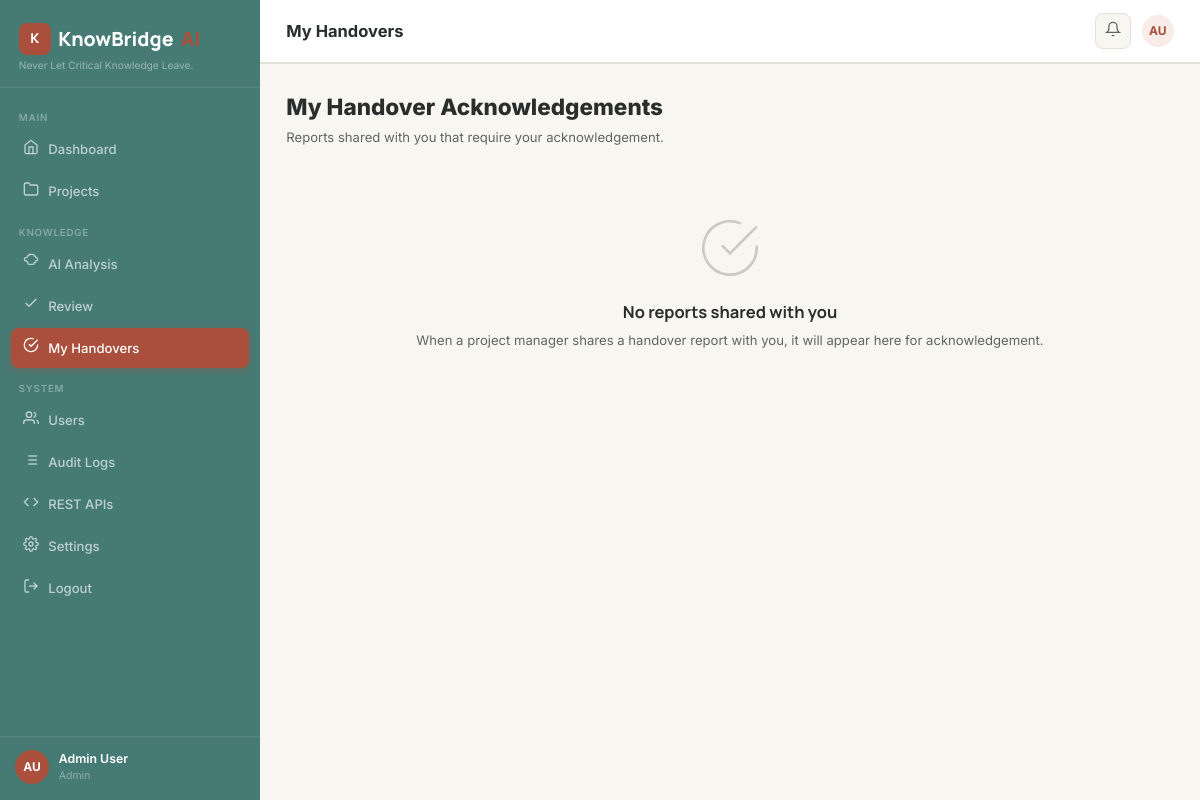
Screenshot of /my-acknowledgements (signed in) with the database file from the repository.
### app.py (models this page shows, shortened)
class User(UserMixin, db.Model):
    __tablename__ = 'users'
    id = db.Column(db.Integer, primary_key=True)
    name = db.Column(db.String(120), nullable=False)
    email = db.Column(db.String(255), unique=True, nullable=False)
    password_hash = db.Column(db.String(255), nullable=False)
    role = db.Column(db.String(30), default='team_member')  # admin / project_manager / team_member
    is_active = db.Column(db.Boolean, default=True)
    created_at = db.Column(db.DateTime, default=lambda: datetime.now(timezone.utc))
    avatar_initials = db.Column(db.String(4))
    projects_owned = db.relationship('Project', back_populates='owner', foreign_keys='Project.owner_id')
    memberships = db.relationship('ProjectMember', back_populates='user')
    documents = db.relationship('Document', back_populates='uploader')
    reviews = db.relationship('Review', back_populates='reviewer')
    audit_logs = db.relationship('AuditLog', back_populates='user')
    def is_admin(self): return self.role == 'admin'
    def get_initials(self):
        parts = self.name.strip().split()
        return (''.join(p[0].upper() for p in parts[:2])) if parts else 'U'

### app.py (the view)
@app.route('/my-acknowledgements')
@login_required
def my_acknowledgements():
    acks = Acknowledgement.query.filter_by(recipient_id=current_user.id).order_by(Acknowledgement.sent_at.desc()).all()
    return render_template('acknowledgements.html', acks=acks)

### app.py (called while the page is built)
@login_manager.user_loader
def load_user(uid): return db.session.get(User, int(uid))

@app.context_processor
def inject_globals():
    unread = 0
    if current_user.is_authenticated:
        unread = Notification.query.filter_by(user_id=current_user.id, is_read=False).count()
    return {'unread_notifications': unread, 'now': datetime.now(timezone.utc)}

### templates/acknowledgements.html (shortened to what this page needs)
{% extends 'base.html' %}
{% block topbar_title %}My Handovers{% endblock %}
{% block content %}
<div class="page-header">
  <div>
    <div class="page-title">My Handover Acknowledgements</div>
    <div class="page-subtitle">Reports shared with you that require your acknowledgement.</div>
  </div>
</div>
{% if acks %}
<div class="card">
  <div class="card-header"><span class="card-title">Shared Reports ({{ acks|length }})</span></div>
  <div class="table-wrap">
    <table class="kb-table" id="main-table">
      <thead><tr><th>Report</th><th>Project</th><th>Shared</th><th>Status</th><th>Actions</th></tr></thead>
      <tbody>
        {% for ack in acks %}
        <tr>
          <td data-label="Report"><strong>{{ ack.report.title if ack.report else 'Unknown' }}</strong></td>
          <td data-label="Project">{{ ack.report.project.name if ack.report and ack.report.project else 'Unknown' }}</td>
          <td data-label="Shared">{{ ack.sent_at.strftime('%d %b %Y') }}</td>
          <td data-label="Status">
            {% if ack.status == 'acknowledged' %}
            <span class="badge badge-success">✅ Acknowledged {{ ack.acknowledged_at.strftime('%d %b') if ack.acknowledged_at else '' }}</span>
            {% else %}
            <span class="badge badge-warning">⏳ Pending</span>
            {% endif %}
          </td>
          <td data-label="Actions">
            <div style="display:flex;gap:.4rem;">
              <a href="{{ url_for('view_report', rid=ack.report_id) }}" class="btn btn-outline btn-sm"><span data-icon="eye"></span> View</a>
              {% if ack.status == 'pending' %}
              <form method="POST" action="{{ url_for('confirm_acknowledgement', aid=ack.id) }}" style="margin:0;">
                <input type="hidden" name="csrf_token" value="{{ csrf_token() }}">
                <button type="submit" class="btn btn-success btn-sm">✓ Acknowledge</button>
              </form>
              {% endif %}
            </div>
          </td>
        </tr>
        {% endfor %}
      </tbody>
    </table>
  </div>
</div>
{% else %}
<div class="empty-state">
  <svg xmlns="http://www.w3.org/2000/svg" width="64" height="64" fill="none" viewBox="0 0 24 24" stroke="currentColor"><path d="M22 11.08V12a10 10 0 11-5.93-9.14"/><polyline points="22 4 12 14.01 9 11.01"/></svg>
  <h3>No reports shared with you</h3>
  <p>When a project manager shares a handover report with you, it will appear here for acknowledgement.</p>
</div>
{% endif %}
{% endblock %}

### templates/base.html (shortened to what this page needs)
<!DOCTYPE html>
<html lang="en">
<head>
<link rel="stylesheet" href="{{ url_for('static', filename='css/style.css') }}">
</head>
<body>
{% block body %}
<div class="app-wrapper">
  <aside class="sidebar" id="sidebar">
    <div class="sidebar-brand">
      <div class="brand-name">
        <div class="brand-icon">K</div>
        KnowBridge<span style="color:var(--primary);">AI</span>
      </div>
      <div class="tagline">Never Let Critical Knowledge Leave.</div>
    </div>
    <nav class="sidebar-nav">
      <span class="nav-section-label">Main</span>
      <ul style="list-style:none;padding:0;margin:0;">
        <li class="nav-item">
          <a href="{{ url_for('dashboard') }}" class="nav-link {% if request.endpoint=='dashboard' %}active{% endif %}">
            <span class="nav-icon" data-icon="home"></span> Dashboard
          </a>
        </li>
        <li class="nav-item">
          <a href="{{ url_for('projects') }}" class="nav-link {% if 'project' in (request.endpoint or '') %}active{% endif %}">
            <span class="nav-icon" data-icon="folder"></span> Projects
          </a>
        </li>
      </ul>
      <span class="nav-section-label">Knowledge</span>
      <ul style="list-style:none;padding:0;margin:0;">
        <li class="nav-item">
          <a href="#" onclick="ToastManager.show('Select a project first, then access AI Summary.','info');return false;" class="nav-link">
            <span class="nav-icon" data-icon="brain"></span> AI Analysis
          </a>
        </li>
        <li class="nav-item">
          <a href="#" onclick="ToastManager.show('Select a project to review items.','info');return false;" class="nav-link">
            <span class="nav-icon" data-icon="check"></span> Review
          </a>
        </li>
        <li class="nav-item">
          <a href="{{ url_for('my_acknowledgements') }}" class="nav-link {% if request.endpoint=='my_acknowledgements' %}active{% endif %}">
            <span class="nav-icon" data-icon="ack"></span> My Handovers
          </a>
        </li>
      </ul>
      <span class="nav-section-label">System</span>
      <ul style="list-style:none;padding:0;margin:0;">
        {% if current_user.is_authenticated and current_user.is_admin() %}
        <li class="nav-item">
          <a href="{{ url_for('users_page') }}" class="nav-link {% if request.endpoint=='users_page' %}active{% endif %}">
            <span class="nav-icon" data-icon="users"></span> Users
          </a>
        </li>
        <li class="nav-item">
          <a href="{{ url_for('audit_logs') }}" class="nav-link {% if request.endpoint=='audit_logs' %}active{% endif %}">
            <span class="nav-icon" data-icon="log"></span> Audit Logs
          </a>
        </li>
        {% endif %}
        {% if current_user.is_authenticated %}
        <li class="nav-item">
          <a href="{{ url_for('api_docs_page') }}" class="nav-link {% if request.endpoint=='api_docs_page' %}active{% endif %}">
            <span class="nav-icon" data-icon="code"></span> REST APIs
          </a>
        </li>
        <li class="nav-item">
          <a href="{{ url_for('settings') }}" class="nav-link {% if request.endpoint=='settings' %}active{% endif %}">
            <span class="nav-icon" data-icon="settings"></span> Settings
          </a>
        </li>
        <li class="nav-item">
          <a href="{{ url_for('logout') }}" class="nav-link">
            <span class="nav-icon" data-icon="logout"></span> Logout
          </a>
        </li>
        {% else %}
        <li class="nav-item">
          <a href="{{ url_for('login') }}" class="nav-link">
            <span class="nav-icon" data-icon="logout"></span> Sign In
          </a>
        </li>
        {% endif %}
      </ul>
    </nav>
    <div class="sidebar-footer">
      <div class="sidebar-user">
        <div class="sidebar-avatar">{% if current_user.is_authenticated %}{{ current_user.get_initials() }}{% else %}KB{% endif %}</div>
        <div class="sidebar-user-info">
          <div class="user-name">{% if current_user.is_authenticated %}{{ current_user.name }}{% else %}Guest Visitor{% endif %}</div>
          <div class="user-role">{% if current_user.is_authenticated %}{{ current_user.role.replace('_',' ').title() }}{% else %}Guest{% endif %}</div>
        </div>
      </div>
    </div>
  </aside>
  <div class="main-content">
    <header class="topbar">
      <div style="display:flex;align-items:center;gap:.75rem;min-width:0;">
        <div class="topbar-title">{% block topbar_title %}KnowBridge AI{% endblock %}</div>
      </div>
      <div class="topbar-right">
        {% if current_user.is_authenticated %}
        <button class="topbar-btn" onclick="markNotificationsRead()" title="Notifications">
          <span data-icon="bell"></span>
        </button>
        <div style="width:32px;height:32px;background:var(--primary-light);border-radius:50%;display:flex;align-items:center;justify-content:center;font-size:.8rem;font-weight:700;color:var(--primary);">
          {{ current_user.get_initials() }}
        </div>
        {% else %}
        <a href="{{ url_for('login') }}" class="btn btn-primary btn-sm">Sign In</a>
        {% endif %}
      </div>
    </header>
    <main class="page-content">
      {% block content %}{% endblock %}
    </main>
  </div>
</div>
{% endblock %}
</body>
</html>

### rows the page displays
User: get_initials "AU", name "Admin User", role.replace "Admin"
